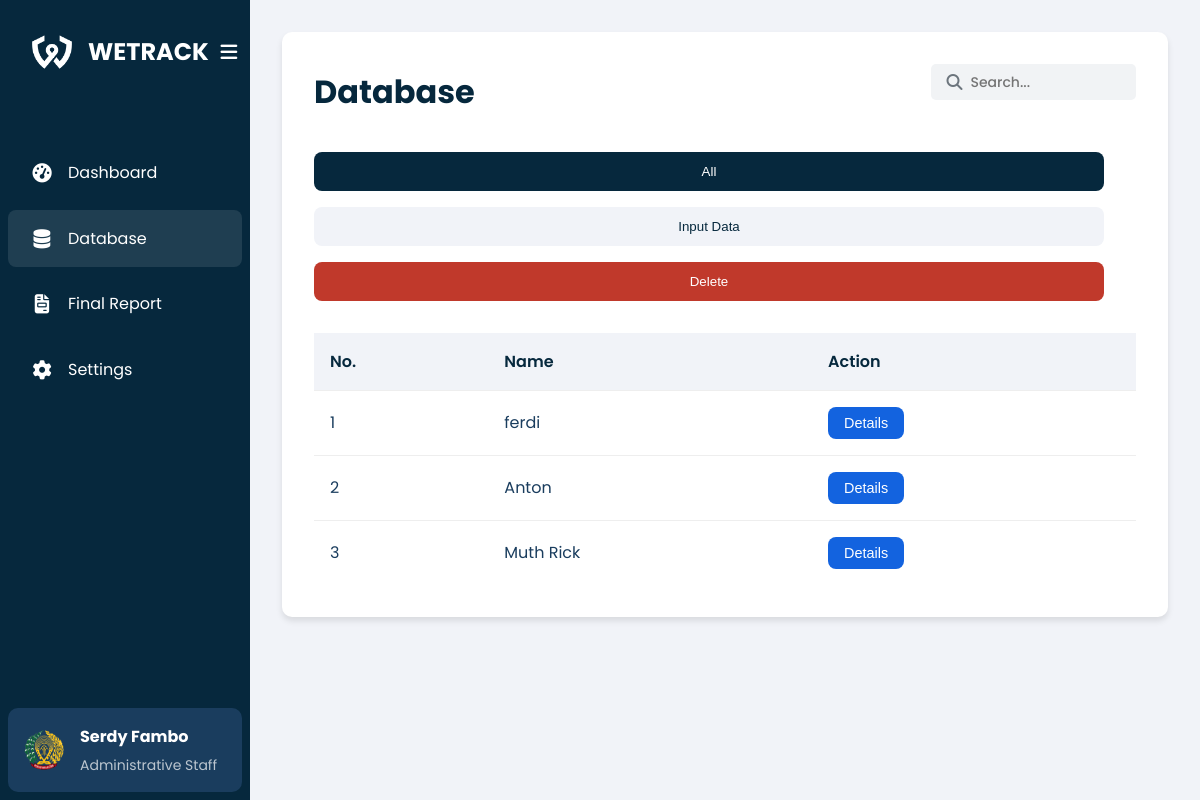
The app's page /lapas/pages/data.php, older data.
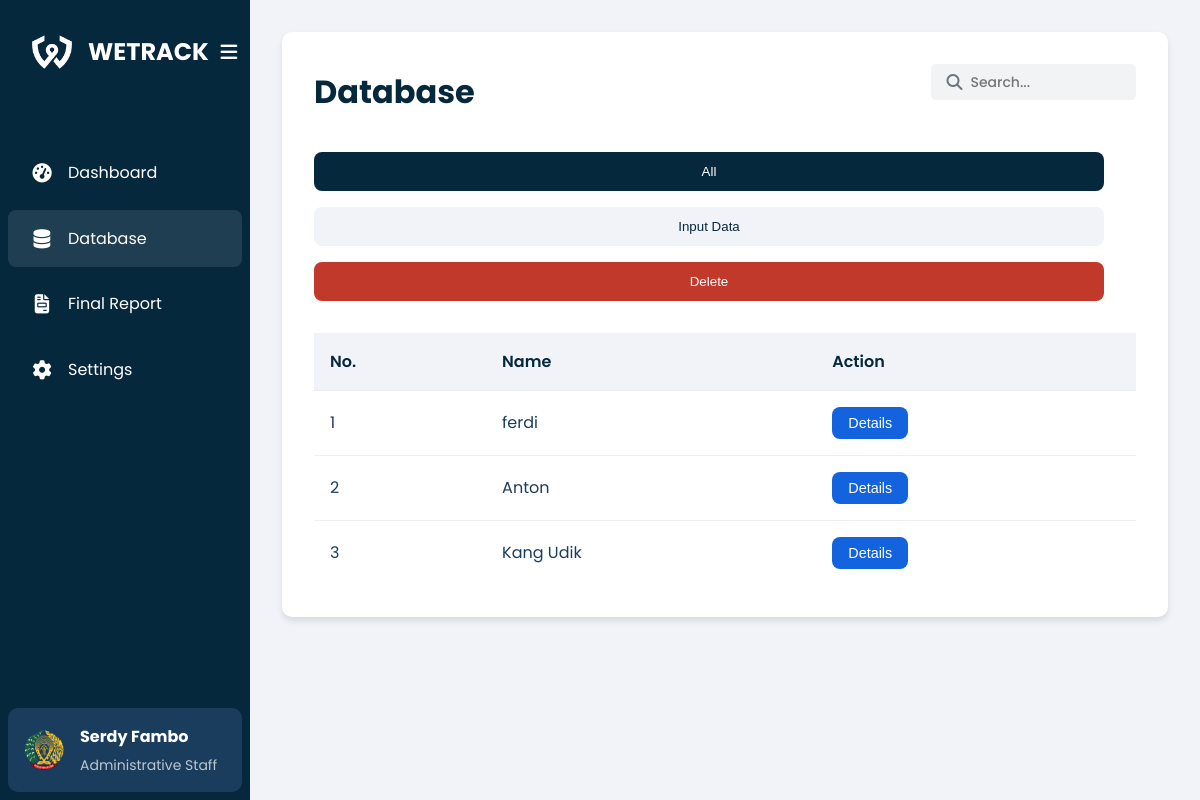
The same page, newer data.
### tables this page shows
CREATE TABLE `mantan_narapidana` (
  `id` int(11) NOT NULL,
  `fileInput` varchar(255) DEFAULT NULL,
  `nik` varchar(20) DEFAULT NULL,
  `nrt` varchar(20) DEFAULT NULL,
  `nama` varchar(100) DEFAULT NULL,
  `dateBirth` date DEFAULT NULL,
  `address` text DEFAULT NULL,
  `gender` enum('male','female') DEFAULT NULL,
  `nationality` varchar(100) DEFAULT NULL,
  `crime` enum('TwA','Ot','Fraud','Assault','NO','Embezzlement','MvT','Robbery','Brawling') DEFAULT NULL,
  `case` text DEFAULT NULL,
  `punishment` varchar(100) DEFAULT NULL,
  `releaseDate` date DEFAULT NULL,
  `report` text DEFAULT NULL,
  `action` tinyint(1) DEFAULT NULL COMMENT '1 for accept, 0 for reject',
  `created_at` timestamp NOT NULL DEFAULT current_timestamp(),
  `prisoner_type` enum('houseArrest','cityPrisoner') DEFAULT NULL,
  `radiusFence` float DEFAULT NULL,
  `centerLat` float DEFAULT NULL,
  `centerLng` float DEFAULT NULL,
  `city_district` varchar(100) DEFAULT NULL,
  `last_login` timestamp NOT NULL DEFAULT current_timestamp() ON UPDATE current_timestamp()
);

### lapas/pages/data.php (the view, shortened to what this page needs)
<?php
require_once 'utils/activity_logger.php';
?>
<!DOCTYPE html>
<html lang="en">
<head>
    <link rel="stylesheet" type="text/css" href="/wetrack/lapas/css/data.css">
    <link rel="stylesheet" href="https://cdnjs.cloudflare.com/ajax/libs/font-awesome/6.4.0/css/all.min.css">
</head>
<body>
    <div class="container">
        <aside class="sidebar">
            <div class="sidebar-header">
                <div class="logo">
                    <img src="/wetrack/Lapas/Image/wetrack-logo-white.png" alt="WETRACK Logo">
                    <h1 class="logo-text">WETRACK</h1>
                </div>
                <button id="toggle-sidebar" class="toggle-sidebar">
                    <i class="fas fa-bars"></i>
                </button>
            </div>
            <nav class="nav-links">
                <ul>
                    <li><a href="/wetrack/lapas/pages/home.php"><i class="fas fa-tachometer-alt"></i>
                            <span>Dashboard</span></a></li>
                    <li class="active"><a href="/wetrack/Lapas/pages/data.php"><i class="fas fa-database"></i>
                            <span>Database</span></a></li>
                    <li><a href="/wetrack/Lapas/pages/Laporan.php"><i class="fas fa-file-invoice"></i><span>Final
                                Report</span></a></li>
                    <li><a href="/wetrack/Lapas/pages/setting.php"><i class="fas fa-cog"></i>
                            <span>Settings</span></a></li>
                </ul>
            </nav>
            <div class="user-profile">
                <img src="/wetrack/Lapas/Image/lapas-logo.png" alt="Profile picture" width="40" height="40">
                <div class="user-info">
                    <h2>Serdy Fambo</h2>
                    <p>Administrative Staff</p>
                </div>
            </div>
        </aside>
        <main class="content">
            <div class="content-container">
                <div class="content-header">
                    <h1>Database</h1>
                    <div class="search-bar">
                        <i class="fas fa-search"></i>
                        <input type="text" id="searchInput" placeholder="Search...">
                    </div>
                </div>
                <div class="button-group">
                    <button class="btn btn-primary" id="showTableBtn">All</button>
                    <button class="btn btn-secondary" id="showInputBtn">Input Data</button>
                    <button class="delete-btn" id="delete-btn">Delete</button>
                </div>
                <div class="table-container">
                    <table>
                        <thead>
                            <tr>
                                <th>No.</th>
                                <th>Name</th>
                                <th>Action</th>
                            </tr>
                        </thead>
                        <tbody>
                            <?php
                            $result = mysqli_query($conn, "SELECT mn.id, mn.nama
                               FROM mantan_narapidana mn
                               LEFT JOIN final_report fr ON mn.nik = fr.nik AND mn.nrt = fr.nrt
                               WHERE fr.id IS NULL
                               ORDER BY mn.id ASC");
                            $i = 1;
                            while ($row = mysqli_fetch_assoc($result)) {
                                echo "<tr>";
                                echo "<td>" . $i . "</td>";
                                echo "<td>" . $row['nama'] . "</td>";
                                echo "<td><button class='btn btn-action' data-id='" . $row['id'] . "'>Details</button> </td>";
                                echo "</tr>";
                                $i++;
                            }
                            ?>
                        </tbody>
                    </table>
                </div>
            </div>
        </main>
    </div>
</body>
</html>

### lapas/css/data.css (style rules this page uses)
:root { --primary-color: #06283D; --secondary-color: #1363DF; --background-color: #f1f3f8; --card-color: #ffffff; --accent-color: #f39c12; --text-color: #1a3d5e; --success-color: #27ae60; --danger-color: #e74c3c; --warning-color: #f1c40f; }
* { margin: 0; padding: 0; box-sizing: border-box; }
body { font-family: 'Poppins', sans-serif; background-color: var(--background-color); color: var(--text-color); line-height: 1.6; }
.container { display: flex; min-height: 100vh; }
.sidebar { width: 250px; background: var(--primary-color); color: white; padding: 0.5rem; display: flex; flex-direction: column; transition: width 0.3s ease-in-out; position: fixed; top: 0; left: 0; height: 100vh; overflow-y: auto; z-index: 100; }
.sidebar-header { position: relative; display: flex; justify-content: space-between; align-items: center; padding: 1.5rem; margin-bottom: 2rem; }
.logo { display: flex; align-items: center; gap: 1rem; }
.logo img { width: 40px; height: 40px; flex-shrink: 0; }
.logo-text { font-size: 1.5rem; font-weight: 700; transition: opacity 0.3s ease-in-out; }
.toggle-sidebar { background: transparent; border: none; color: white; font-size: 1.2rem; cursor: pointer; padding: 0.5rem; display: flex; align-items: center; justify-content: center; width: 40px; height: 40px; flex-shrink: 0; }
.nav-links { margin-top: 1rem; }
.nav-links ul { list-style: none; display: flex; flex-direction: column; gap: 0.5rem; }
.nav-links li a { text-decoration: none; color: white; display: flex; align-items: center; padding: 1rem 1.5rem; gap: 1rem; transition: background-color 0.3s ease; }
.nav-links li.active a, .nav-links a:hover { background: rgba(255, 255, 255, 0.1); border-radius: 8px; }
.nav-links a i { font-size: 1.2rem; width: 20px; text-align: center; }
.user-profile { margin-top: auto; display: flex; align-items: center; padding: 1rem; background-color: #1a3d5e; border-radius: 10px; transition: all 0.3s ease-in-out; }
.user-profile img { width: 40px; height: 40px; border-radius: 50%; margin-right: 1rem; transition: margin 0.3s ease-in-out; }
.user-info { transition: opacity 0.3s ease-in-out, width 0.3s ease-in-out; }
.user-info h2 { font-size: 1rem; margin-bottom: 0.25rem; }
.user-info p { font-size: 0.875rem; opacity: 0.7; }
.content { flex: 1; padding: 2rem; margin-left: 250px; overflow-y: auto; }
.content-container { background-color: var(--card-color); border-radius: 10px; padding: 2rem; min-height: 350px; box-shadow: 0 4px 6px rgba(0, 0, 0, 0.1); }
.content-header { display: flex; justify-content: space-between; align-items: center; margin-bottom: 2rem; }
.content-header h1 { font-size: 2rem; color: var(--primary-color); }
.search-bar { position: relative; display: flex; align-items: center; background-color: #f1f3f5; border-radius: 5px; padding: 5px 15px; width: 25%; margin-bottom: 20px; }
.search-bar input { border: none; background: transparent; margin-left: 25px; font-size: 14px; }
.search-bar i { position: absolute; left: 1rem; top: 50%; transform: translateY(-50%); color: #999; }
.search-bar i { color: #6c757d; }
.button-group { display: flex; flex-direction: column; gap: 1rem; margin-bottom: 2rem; margin-right: 2rem; }
.btn, .delete-btn { padding: 0.75rem 1.5rem; border: none; border-radius: 8px; font-weight: 500; cursor: pointer; transition: background-color 0.3s ease; }
.btn-primary { background-color: var(--primary-color); color: white; }
.btn-secondary { background-color: var(--background-color); color: var(--primary-color); }
.btn-action { background-color: var(--secondary-color); color: white; padding: 0.5rem 1rem; font-size: 0.9rem; }
.table-container { overflow-x: auto; }
table { width: 100%; border-collapse: collapse; }
th, td { padding: 1rem; text-align: left; border-bottom: 1px solid #eee; }
th { background-color: var(--background-color); color: var(--primary-color); font-weight: 600; }
tr:last-child td { border-bottom: none; }
.delete-btn, .report-btn { background-color: var(--danger-color); color: white; }
.delete-btn, .report-btn:hover { background-color: #c0392b; }

Row changes from the older to the newer data that the page shows:
removed mantan_narapidana: nama "Muth Rick"
added mantan_narapidana: nama "Kang Udik"
